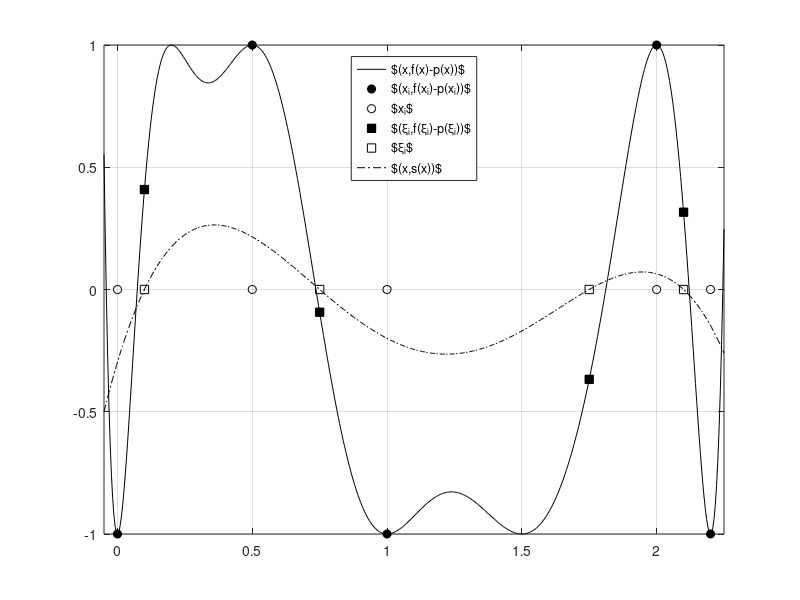

Recreate this plot in MATLAB. (Note: this script raises an error after producing the figure.)
% Hermite interpolation 
 
n = 6;
x = zeros(1,n+1);
y = zeros(1,n+1);
q = zeros(2*n+2,2*n+2);
 
x(1) =  0.00; q(01,1) = -1.0; q(02,1) = 0.0;
x(2) =  0.20; q(03,1) =  1.0; q(04,2) = 0.0;
x(3) =  0.50; q(05,1) =  1.0; q(06,2) = 0.0;
x(4) =  1.00; q(07,1) = -1.0; q(08,2) = 0.0;
x(5) =  1.50; q(09,1) = -1.0; q(10,2) = 0.0;
x(6) =  2.00; q(11,1) =  1.0; q(12,2) = 0.0;
x(7) =  2.20; q(13,1) = -1.0; q(14,2) = 0.0;
%
y(1:n+1) = q(1:2:2*n+1,1);
xo = [x(1),x(3),x(4),x(6),x(7)];
yo = [y(1),y(3),y(4),y(6),y(7)];
%  for i = 0:n    
%    fprintf('Enter x(%d) and f(x(%d)), and f''(x(%d)) on separate lines:  \n', i, i, i);                 
%    x(i+1) = input(' ');
%    q(2*i+1,1) = input(' ');
%    q(2*i+2,2) = input(' ');
%  end            
  
 z = zeros(1,2*n+2);
 for i = 0:n
    z(2*i+1) = x(i+1);
    z(2*i+2) = x(i+1);
    q(2*i+2,1) = q(2*i+1,1);
    if i ~= 0 
       q(2*i+1,2) = (q(2*i+1,1)-q(2*i,1))/(z(2*i+1)-z(2*i));
    end
 end

 k = 2*n+1;
 for i = 2:k
    for j = 2:i
       q(i+1,j+1) = (q(i+1,j)-q(i,j))/(z(i+1)-z(i-j+1));
    end
 end

%   fprintf('\nCoefficients of the Hermite polynomial are:\n ');
%   for i = 0:k
%      fprintf(' %11.8f \n', q(i+1,i+1));
%   end
 
%  fprintf('Now enter a point at which to evaluate the polynomial, x = \n');
%  xx = input(' ');

a = min(x)-0.05; b = max(x)+0.05;
M = 500;
h = (b-a)/M;
xx = a:h:b;
yy = zeros(1,length(xx));
for ell = 1:M+1
    s = q(k+1,k+1)*(xx(ell)-z(k));
    for i = 2:k
        j = k-i+1;
        s = (s+q(j+1,j+1))*(xx(ell)-z(j));
    end
    s = s + q(1,1);
    yy(ell) = s;
%     fprintf('The interpolated value is:  %11.8f \n\n',s);
end
clf;
zo = zeros(1,length(xo));
plot(xx,yy,'k-',xo,yo,'ko','MarkerFaceColor','k')
hold on;
plot(xo,zo,'ko')
axis([a b -1 1]);
grid on;
xi(1) = 0.1; xi(2) = 0.75; xi(3) = 1.75; xi(4) = 2.1;
for ell = 1:4
    s = q(k+1,k+1)*(xi(ell)-z(k));
    for i = 2:k
        j = k-i+1;
        s = (s+q(j+1,j+1))*(xi(ell)-z(j));
    end
    s = s + q(1,1);
    yi(ell) = s;
%     fprintf('The interpolated value is:  %11.8f \n\n',s);
end

zi = zeros(1,length(xi));
plot(xi,yi,'ks','MarkerFaceColor','k')
plot(xi,zi,'ks')

for ell = 1:M+1
    s = (xx(ell)-xi(1))*(xx(ell)-xi(2))*(xx(ell)-xi(3))*(xx(ell)-xi(4));
    qqq(ell) = s;
end
MMx = max(abs(qqq))
qqq = (-1)^5*qqq/(2*MMx)

plot(xx,qqq,'k-.')

lgd = legend('$(x,f(x)-p(x))$','$(x_i,f(x_i)-p(x_i))$','$x_i$','$(\xi_i,f(\xi_i)-p(\xi_i))$', ...
    '$\xi_i$', '$(x,s(x))$','Location','north')
lgd.FontSize = 14;
lgd.Interpreter = 'latex';

hold off;



